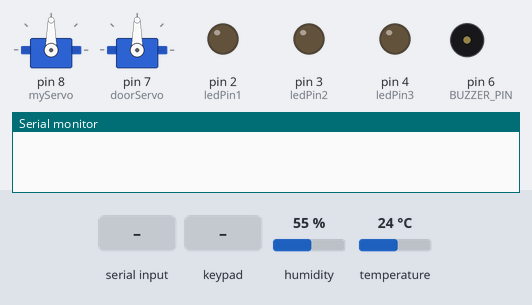
A sketch run on a simulated Arduino Uno, built with avr-gcc and run on an emulated ATmega328P. Shown: 2 × servo, output pins drawn as LEDs (lit = HIGH), buzzer (waves = sounding, pin HIGH), the last lines printed to the serial monitor. Inputs (shaded band) come from the test bench; at power-on: temperature 24 °C, humidity 55 %.

Above: at 1.2 s.
1.3 s: temperature set to 27 °C
At 2.7 s:
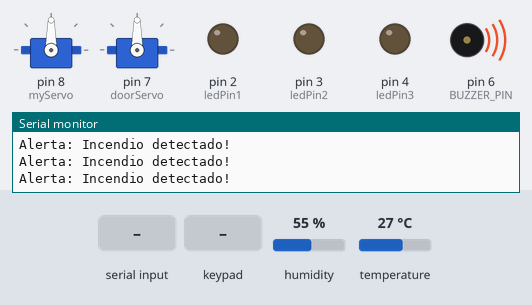
3.5 s: "1" received over the second serial link
At 4.7 s:
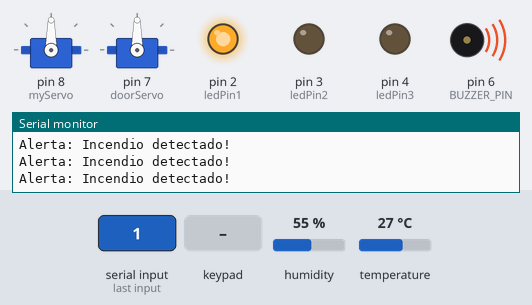
5.2 s: keypad keys 1 2 3 4 # pressed 0.4 s apart
13.2 s: "0" received over the second serial link
At 14.1 s:
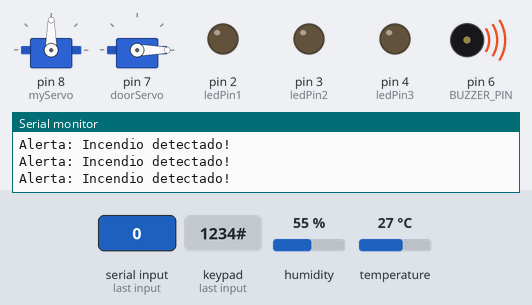
14.9 s: "7" received over the second serial link
At 16.1 s:
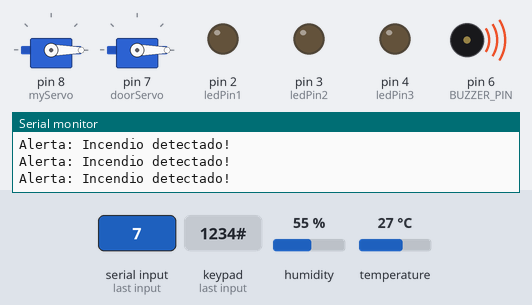
16.6 s: temperature set to 12 °C
At 19.1 s:
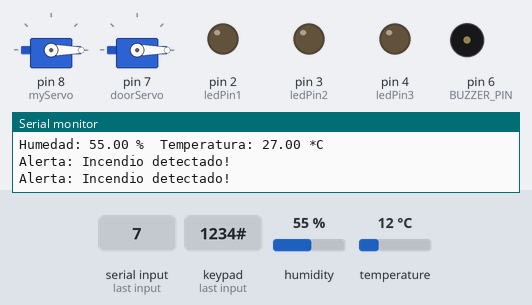
Timing chart, 0 to 20.1 s (numbered marks = the images above; inputs shaded):
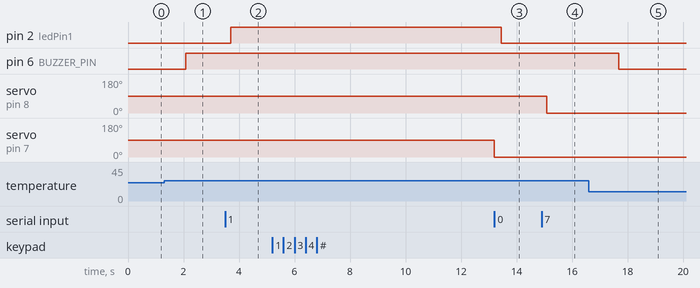

The sketch:

codigo_arduinoIDE.ino
```cpp
#include <SoftwareSerial.h>
#include <DHT.h>
#include <Keypad.h>
#include <Servo.h>

#define DHTPIN 5      // Pin donde está conectado el sensor DHT
#define DHTTYPE DHT11 // Tipo de sensor DHT (DHT11 o DHT22)
#define BUZZER_PIN 6  // Pin donde está conectado el buzzer

SoftwareSerial BTSerial(10, 11); // RX, TX

const int ledPin1 = 2; // Pin donde está conectado el primer LED
const int ledPin2 = 3; // Pin donde está conectado el segundo LED
const int ledPin3 = 4; // Pin donde está conectado el tercer LED

DHT dht(DHTPIN, DHTTYPE);
Servo myServo; // Objeto del servo para la tranquera
Servo doorServo; // Objeto del servo para la puerta

// Configuración del teclado numérico
const byte ROWS = 4;
const byte COLS = 4;
char keys[ROWS][COLS] = {
  {'1','2','3','A'},
  {'4','5','6','B'},
  {'7','8','9','C'},
  {'*','0','#','D'}
};
byte rowPins[ROWS] = {A1, A2, A3, A4};
byte colPins[COLS] = {A5, 9, 12, 13};
Keypad keypad = Keypad(makeKeymap(keys), rowPins, colPins, ROWS, COLS);

const float FIRE_TEMP_THRESHOLD = 25.0; // Umbral de temperatura para detectar incendio

// Contraseña esperada
String password = "1234";
String inputPassword = ""; // Variable para la contraseña ingresada
int incorrectAttempts = 0; // Contador de intentos incorrectos

unsigned long lastPrintTime = 0; // Variable para almacenar el último tiempo de impresión
const unsigned long printInterval = 4000; // Intervalo de impresión en milisegundos

void setup() {
  pinMode(ledPin1, OUTPUT); // Configurar el pin del primer LED como salida
  pinMode(ledPin2, OUTPUT); // Configurar el pin del segundo LED como salida
  pinMode(ledPin3, OUTPUT); // Configurar el pin del tercer LED como salida
  pinMode(BUZZER_PIN, OUTPUT); // Configurar el pin del buzzer como salida

  BTSerial.begin(9600); // Inicializar comunicación con el módulo Bluetooth
  Serial.begin(9600); // Inicializar comunicación serial para depuración

  dht.begin(); // Inicializar el sensor DHT
  myServo.attach(8); // Pin de control del servo SG90 para la tranquera
  doorServo.attach(7); // Pin de control del servo SG90 para la puerta
}

void loop() {
  unsigned long currentTime = millis(); // Obtener el tiempo actual

  // Leer datos del sensor DHT
  float humidity = dht.readHumidity();
  float temperature = dht.readTemperature();

  // Comprobar si hay fallo en la lectura
  if (isnan(humidity) || isnan(temperature)) {
    Serial.println("Error leyendo del sensor DHT");
    return;
  }

// Mostrar los valores leídos en el monitor serial cada 4 segundos
  if (currentTime - lastPrintTime >= printInterval) {
    lastPrintTime = currentTime;
    Serial.print("Humedad: ");
   Serial.print(humidity);
   Serial.print(" %\t");
   Serial.print("Temperatura: ");
   Serial.print(temperature);
   Serial.println(" *C");
 }

  // Comprobar si la temperatura excede el umbral de incendio
  if (temperature > FIRE_TEMP_THRESHOLD) {
    BTSerial.println("Alerta: Incendio detectado!");
    Serial.println("Alerta: Incendio detectado!");
    digitalWrite(BUZZER_PIN, HIGH); // Activar buzzer
    sendEventToServer("Alerta: Incendio detectado!"); // Enviar alerta al servidor
  } else {
    digitalWrite(BUZZER_PIN, LOW); // Desactivar buzzer
  }

  // Leer comandos Bluetooth
  if (BTSerial.available()) { // Verificar si hay datos disponibles desde el Bluetooth
    char command = BTSerial.read(); // Leer el comando recibido
    //Serial.println(command); // Mostrar el comando para depuración

    if (command == '1') { // Si el comando es '1'
      digitalWrite(ledPin1, HIGH); // Prender el primer LED
      sendEventToServer("LED1 ON");
    } else if (command == '0') { // Si el comando es '0'
      digitalWrite(ledPin1, LOW); // Apagar el primer LED
      sendEventToServer("LED1 OFF");
    } else if (command == '2') { // Si el comando es '2'
      digitalWrite(ledPin2, HIGH); // Prender el segundo LED
      sendEventToServer("LED2 ON");
    } else if (command == '3') { // Si el comando es '3'
      digitalWrite(ledPin2, LOW); // Apagar el segundo LED
      sendEventToServer("LED2 OFF");
    } else if (command == '4') { // Si el comando es '4'
      digitalWrite(ledPin3, HIGH); // Prender el tercer LED
      sendEventToServer("LED3 ON");
    } else if (command == '5') { // Si el comando es '5'
      digitalWrite(ledPin3, LOW); // Apagar el tercer LED
      sendEventToServer("LED3 OFF");
    } else if (command == '6') { // Si el comando es '6'
      openGate(); // Abrir la tranquera
      sendEventToServer("Tranquera abierta");
    } else if (command == '7') { // Si el comando es '7'
      closeGate(); // Cerrar la tranquera
      sendEventToServer("Tranquera cerrada");
    } else if (command == '8') { // Si el comando es '6'
      openDoor(); // Abrir la tranquera
      sendEventToServer("Puerta abierta");
    } else if (command == '9') { // Si el comando es '7'
      closeDoor(); // Cerrar la tranquera
      sendEventToServer("Puerta cerrada");
    }
  }

  // Leer entrada del teclado numérico
  char key = keypad.getKey();

  if (key != NO_KEY) {
    // Procesar la entrada del teclado
    if (isDigit(key)) {
      inputPassword += key; // Concatenar el dígito a la contraseña ingresada
    } else if (key == '#') {
      checkPassword(); // Verificar la contraseña al presionar #
    }
  }

  delay(200); // Pequeño delay para evitar lecturas rápidas del teclado
}

// Función para verificar la contraseña ingresada
void checkPassword() {
  if (inputPassword == password) {
    BTSerial.println("Contraseña correcta!");
    Serial.println("Contraseña correcta!");
    openDoor(); // Abrir la puerta al ingresar la contraseña correcta
    sendEventToServer("Contraseña correcta. Puerta abierta.");
    inputPassword = ""; // Reiniciar la variable de entrada de contraseña
    incorrectAttempts = 0; // Reiniciar el contador de intentos incorrectos
  } else {
    BTSerial.println("Alerta: Contraseña incorrecta! Posible robo detectado.");
    Serial.println("Alerta: Contraseña incorrecta! Posible robo detectado.");
    sendEventToServer("Contraseña incorrecta. Posible robo detectado.");
    incorrectAttempts++; // Incrementar el contador de intentos incorrectos
    if (incorrectAttempts >= 3) {
      digitalWrite(BUZZER_PIN, HIGH); // Activar buzzer
      delay(5000); // Mantener el buzzer activado por 5 segundos
      digitalWrite(BUZZER_PIN, LOW); // Desactivar buzzer
      sendEventToServer("Alarma activada por intentos incorrectos.");
    }
    inputPassword = ""; // Reiniciar la variable de entrada de contraseña
  }
}

// Función para abrir la puerta
void openDoor() {
  doorServo.write(90); // Ángulo de 90 grados (posición abierta)
  Serial.println("Puerta abierta");
  delay(5000); // Mantener la puerta abierta por 5 segundos (ajusta el tiempo según tus necesidades)
  closeDoor(); // Cerrar la puerta después del tiempo
  sendEventToServer("Puerta cerrada.");
}

// Función para cerrar la puerta
void closeDoor() {
  doorServo.write(0); // Ángulo de 0 grados (posición cerrada)
  Serial.println("Puerta cerrada");
}

// Función para abrir la tranquera
void openGate() {
  myServo.write(90); // Ángulo de 90 grados (posición abierta)
  Serial.println("Tranquera abierta");
}

// Función para cerrar la tranquera
void closeGate() {
  myServo.write(0); // Ángulo de 0 grados (posición cerrada)
  Serial.println("Tranquera cerrada");
}

// Función para enviar eventos al servidor
void sendEventToServer(String event) {
  Serial.println(event);
}
```

Measured:
- the behaviour switches between 25 and 26 °C on temperature (found by bisection; images 0 and 1)
- after the input at 1.3 s, pin 6 (BUZZER_PIN): LOW → HIGH after 0.78 s
- after the input at 3.5 s, pin 2 (ledPin1): LOW → HIGH after 0.20 s
- after the input at 5.2 s, servo on pin 7 (doorServo): 90° → 0° after 8.0 s
- after the input at 13.2 s, pin 2 (ledPin1): HIGH → LOW after 0.25 s
- after the input at 14.9 s, servo on pin 8 (myServo): 90° → 0° after 0.18 s
- after the input at 16.6 s, pin 6 (BUZZER_PIN): HIGH → LOW after 1.1 s
